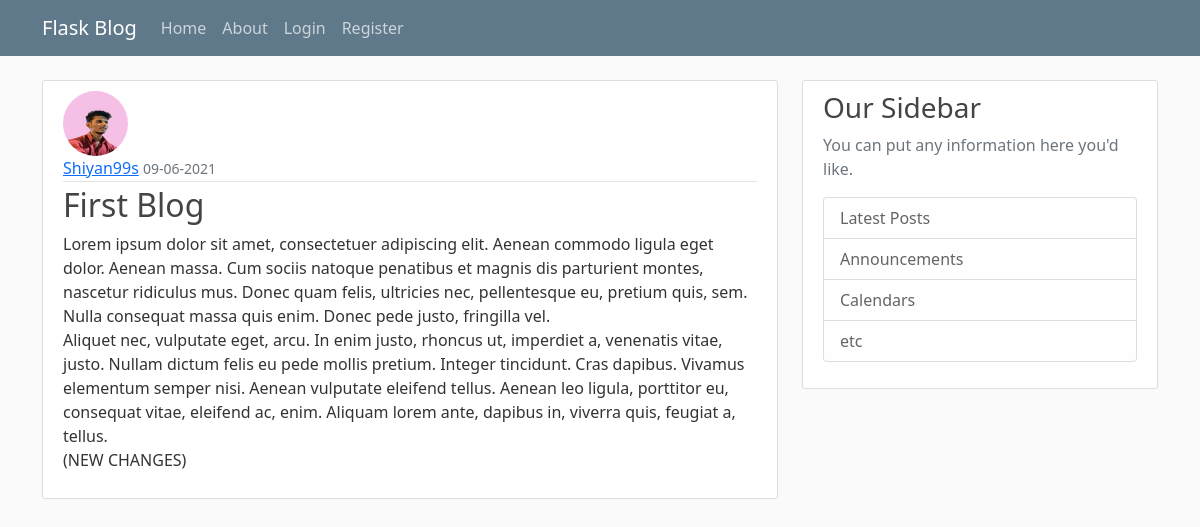
/post/1, run on the app's committed database.
### flaskblog/models.py (models this page shows, shortened)
class User(db.Model, UserMixin):
    id = db.Column(db.Integer, primary_key=True)
    username = db.Column(db.String(20), unique=True, nullable=False)
    email = db.Column(db.String(120), unique=True, nullable=False)
    image_file = db.Column(db.String(20), nullable=False,
                           default='default.jpg')
    password = db.Column(db.String(60), nullable=False)
    posts = db.relationship('Post', backref='author', lazy=True)

class Post(db.Model):
    id = db.Column(db.Integer, primary_key=True)
    title = db.Column(db.String(100), nullable=False)
    date_posted = db.Column(db.DateTime, nullable=False,
                            default=datetime.utcnow)
    content = db.Column(db.Text, nullable=False)
    user_id = db.Column(db.Integer, db.ForeignKey('user.id'), nullable=False)

### flaskblog/routes.py (the view)
@app.route("/post/<int:post_id>")
def post(post_id):
    post = Post.query.get_or_404(post_id)
    return render_template('post.html', title=post.title, post=post)

### flaskblog/templates/post.html
{% extends "layout.html" %}
{% block content %}
    <article class="media content-section">
        <img class="rounded-circle article-img" src="{{ url_for('static', filename='profile_pics/' + post.author.image_file) }}" alt="">
        <div class="media-body">
            <div class="article-metadata">
            <a class="mr-2" href="#">{{ post.author.username }}</a>
            <small class="text-muted">{{ post.date_posted.strftime('%d-%m-%Y') }}</small>
            </div>
            <h2 class="article-title">{{ post.title }}</h2>
            <p class="article-content">{{ post.content }}</p>
        </div>
    </article>
{% endblock content %}

### flaskblog/static/main.css (style rules this page uses)
body { background: #fafafa; color: #333333; margin-top: 5rem; }
h1, h2, h3, h4, h5, h6 { color: #444444; }
.content-section { background: #ffffff; padding: 10px 20px; border: 1px solid #dddddd; border-radius: 3px; margin-bottom: 20px; }
.article-title { color: #444444; }
.article-content { white-space: pre-line; }
.article-img { height: 65px; width: 65px; margin-right: 16px; }
.article-metadata { padding-bottom: 1px; margin-bottom: 4px; border-bottom: 1px solid #e3e3e3; }

### data on the page
User: image_file (picture), author.username "Shiyan99s"
Post: date_posted "09-06-2021", title "First Blog", content "Lorem ipsum dolor sit amet, consectetuer adipiscing elit. Aenean commodo ligula eget dolor. Aenean massa. Cum sociis natoque penatibus et magnis dis parturient montes, nascetur ridiculus mus. Donec quam felis, ultricies nec, pellentesque eu, pretium quis, sem. Nulla consequat massa quis enim. Donec pede justo, fringilla vel. Aliquet nec, vulputate eget, arcu. In enim justo, rhoncus ut, imperdiet a, venenatis vitae, justo. Nullam dictum felis eu pede mollis pretium. Integer tincidunt. Cras dapibus. Vivamus elementum semper nisi. Aenean vulputate eleifend tellus. Aenean leo ligula, porttitor eu, consequat vitae, eleifend ac, enim. Aliquam lorem ante, dapibus in, viverra quis, feugiat a,…"
